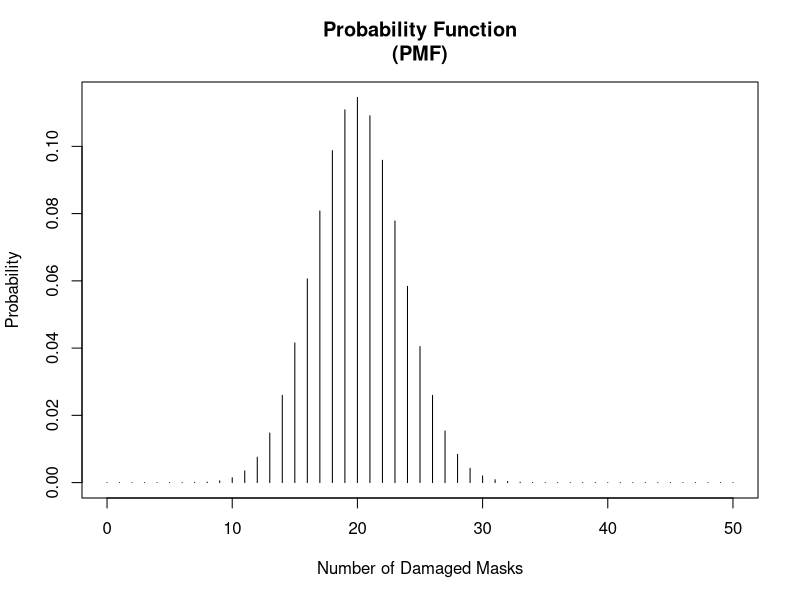
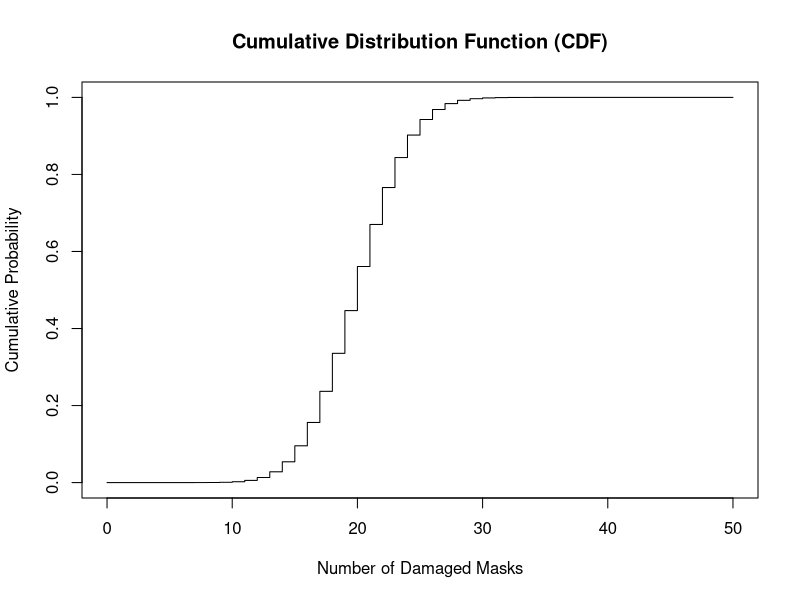

Here is the R script that generated these plots, in order:
# Problem 3: In the production of corona masks, there is a chance that 20 out of
# 50 will be damaged. The masks are supplied in packets of 200. Compute the
# approximate number of packets containing (i) no damaged (ii) at least one is
# damaged and (iii) at most two will be damaged masks. Also, how is
# distribution is distributed? Further, Sketch the probability function and
# cumulative distribution function (roughly). Furthermore, compute (a)
# variance of distribution and E(3X -5).

N <- 200
n <- 50
p <- 20 / 50
compute_packets <- function(probability) {
  return(round(N * probability))
}
probability_no_damage <- dbinom(0, n, p)
packets_no_damage <- compute_packets(probability_no_damage)
probability_at_least_one_damage <- 1 - probability_no_damage
packets_at_least_one_damage <- N - packets_no_damage
probability_at_most_two_damage <- sum(dbinom(0:2, n, p))
packets_at_most_two_damage <-
  compute_packets(probability_at_most_two_damage)
variance <- n * p * (1 - p)
expected_value <- 3 * n * p - 5
# Output
cat("Number of packets with no damaged masks: ", packets_no_damage, "\n")
cat(
  "Number of packets with at least one damaged mask: ",
  packets_at_least_one_damage, "\n"
)
cat(
  "Number of packets with at most two damaged masks: ",
  packets_at_most_two_damage, "\n"
)
cat("Variance of the distribution: ", variance, "\n")
cat("E(3X - 5): ", expected_value, "\n")
# Plotting
x_values <- 0:n # Number of damaged masks
pmf <- dbinom(x_values, n, p)
cdf <- pbinom(x_values, n, p)
plot(x_values, pmf, type = "h", main = "Probability Function
(PMF)", xlab = "Number of Damaged Masks", ylab = "Probability")
plot(x_values, cdf,
  type = "s", main = "Cumulative Distribution Function (CDF)",
  xlab = "Number of Damaged Masks", ylab = "Cumulative Probability"
)
